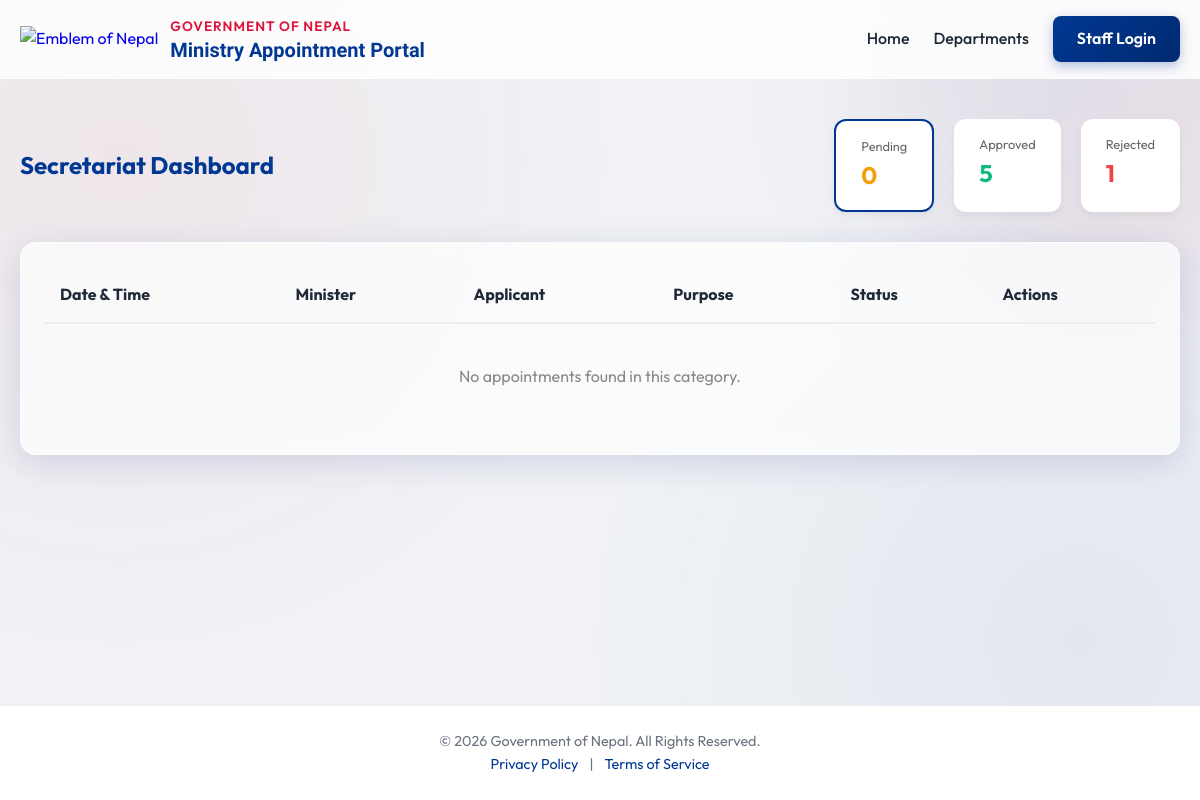
Page /dashboard/ on the earlier database version.
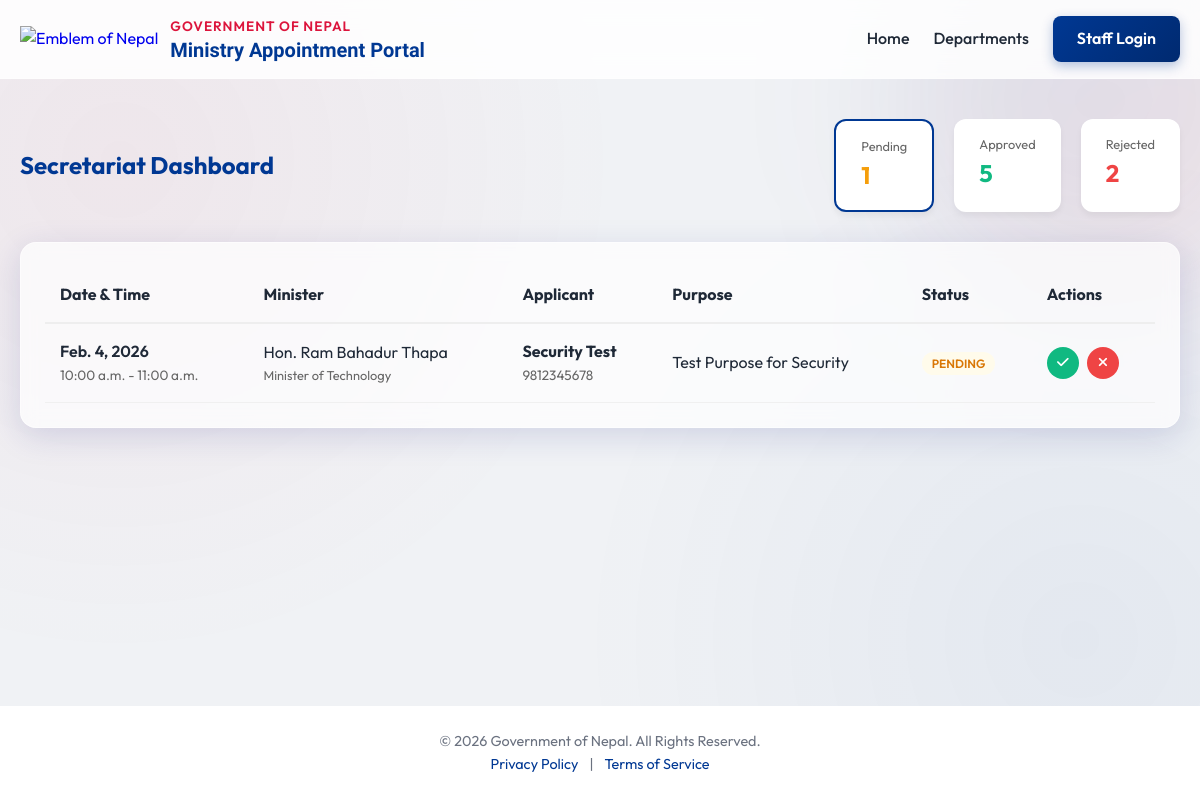
Same page on the later database version.
### appointments/models.py (models this page shows, shortened)
class Appointment(models.Model):
    STATUS_CHOICES = [
        ('PENDING', 'Pending Approval'),
        ('APPROVED', 'Approved'),
        ('REJECTED', 'Rejected'),
        ('COMPLETED', 'Completed'),
    ]
    slot = models.OneToOneField(TimeSlot, on_delete=models.CASCADE, related_name='appointment')
    full_name = models.CharField(max_length=255)
    email = models.EmailField()
    phone_number = models.CharField(max_length=20)
    address = models.CharField(max_length=255)
    purpose = models.TextField(help_text="Reason for appointment")
    status = models.CharField(max_length=20, choices=STATUS_CHOICES, default='PENDING')
    created_at = models.DateTimeField(auto_now_add=True)
    admin_notes = models.TextField(blank=True, help_text="Internal notes for approval/rejection")
    admin_message = models.TextField(blank=True, default='', help_text="Message to the applicant from the secretariat")

class TimeSlot(models.Model):
    minister = models.ForeignKey(Minister, on_delete=models.CASCADE, related_name='slots')
    date = models.DateField()
    start_time = models.TimeField()
    end_time = models.TimeField()
    is_booked = models.BooleanField(default=False)
    class Meta:
        unique_together = ('minister', 'date', 'start_time')
        ordering = ['date', 'start_time']

class Minister(models.Model):
    name = models.CharField(max_length=200)
    portfolio = models.CharField(max_length=200, help_text="e.g. Minister of Finance")
    ministry_name = models.CharField(max_length=200, default="Ministry of ...")
    photo = models.ImageField(upload_to='ministers/', blank=True, null=True)
    description = models.TextField(blank=True)
    is_active = models.BooleanField(default=True)

### dashboard/views.py (the view)
# urls.py: path('', views.dashboard_home, name='home'),
def dashboard_home(request):
    status_filter = request.GET.get('status', 'PENDING')
    appointments = Appointment.objects.filter(status=status_filter).order_by('slot__date', 'slot__start_time')
    counts = {
        'pending': Appointment.objects.filter(status='PENDING').count(),
        'approved': Appointment.objects.filter(status='APPROVED').count(),
        'rejected': Appointment.objects.filter(status='REJECTED').count(),
    }
    return render(request, 'dashboard/index.html', {
        'appointments': appointments,
        'counts': counts,
        'current_filter': status_filter
    })

### dashboard/templates/dashboard/index.html (shortened to what the changed rows need)
{% extends 'core/base.html' %}
{% block content %}
<div class="container" style="padding: 40px 20px;">
    <div class="dashboard-header"
        style="display: flex; justify-content: space-between; align-items: center; margin-bottom: 30px;">
        <h2 style="color: var(--primary-blue);">Secretariat Dashboard</h2>
        <div class="stats-cards" style="display: flex; gap: 20px;">
            <a href="?status=PENDING" class="stat-card {% if current_filter == 'PENDING' %}active{% endif %}"
                style="background: white; padding: 15px 25px; border-radius: 12px; box-shadow: 0 4px 6px rgba(0,0,0,0.05); text-decoration: none; color: inherit;">
                <span style="display: block; font-size: 0.8rem; color: #666;">Pending</span>
                <strong style="font-size: 1.5rem; color: #f59e0b;">{{ counts.pending }}</strong>
            </a>
            <a href="?status=REJECTED" class="stat-card {% if current_filter == 'REJECTED' %}active{% endif %}"
                style="background: white; padding: 15px 25px; border-radius: 12px; box-shadow: 0 4px 6px rgba(0,0,0,0.05); text-decoration: none; color: inherit;">
                <span style="display: block; font-size: 0.8rem; color: #666;">Rejected</span>
                <strong style="font-size: 1.5rem; color: #ef4444;">{{ counts.rejected }}</strong>
            </a>
        </div>
    </div>
    <div class="glass-card">
        <table style="width: 100%; border-collapse: collapse;">
            <thead>
                <tr style="border-bottom: 2px solid #eee; text-align: left;">
                    <th style="padding: 15px;">Date & Time</th>
                    <th style="padding: 15px;">Minister</th>
                    <th style="padding: 15px;">Applicant</th>
                    <th style="padding: 15px;">Purpose</th>
                    <th style="padding: 15px;">Status</th>
                    <th style="padding: 15px;">Actions</th>
                </tr>
            </thead>
            <tbody>
                {% for appointment in appointments %}
                <tr style="border-bottom: 1px solid #f0f0f0;">
                    <td style="padding: 15px;">
                        <div style="font-weight: 600;">{{ appointment.slot.date }}</div>
                        <div style="font-size: 0.85rem; color: #666;">
                            {{ appointment.slot.start_time|time:"g:i a" }} - {{ appointment.slot.end_time|time:"g:i a" }}
                        </div>
                    </td>
                    <td style="padding: 15px;">
                        {{ appointment.slot.minister.name }}
                        <div style="font-size: 0.8rem; color: #666;">{{ appointment.slot.minister.portfolio }}</div>
                    </td>
                    <td style="padding: 15px;">
                        <strong>{{ appointment.full_name }}</strong>
                        <div style="font-size: 0.85rem; color: #666;">{{ appointment.phone_number }}</div>
                    </td>
                    <td style="padding: 15px; max-width: 250px;">{{ appointment.purpose }}</td>
                    <td style="padding: 15px;">
                        <span class="badge badge-{{ appointment.status|lower }}">{{ appointment.status }}</span>
                    </td>
                    <td style="padding: 15px;">
                        {% if appointment.status == 'PENDING' %}
                        <div style="display: flex; gap: 8px;">
                            <button type="button" class="btn-sm btn-approve" title="Approve"
                                onclick="openActionModal('{{ appointment.id }}', 'approve', '{{ appointment.full_name }}')">
                                <i class="fas fa-check"></i>
                            </button>
                            <button type="button" class="btn-sm btn-reject" title="Reject"
                                onclick="openActionModal('{{ appointment.id }}', 'reject', '{{ appointment.full_name }}')">
                                <i class="fas fa-times"></i>
                            </button>
                        </div>
                        {% else %}
                        <span style="color: #ccc;">-</span>
                        {% endif %}
                    </td>
                </tr>
                {% empty %}
                <tr>
                    <td colspan="6" style="padding: 40px; text-align: center; color: #888;">No appointments found in
                        this category.</td>
                </tr>
                {% endfor %}
            </tbody>
        </table>
    </div>
</div>
{% endblock %}

Differences in the rows shown:
added Appointment: slot "Feb. 4, 2026", slot.start_time "10:00 a.m.", slot.end_time "11:00 a.m.", slot.minister.name "Hon. Ram Bahadur Thapa", slot.minister.portfolio "Minister of Technology", full_name "Security Test", phone_number "9812345678", purpose "Test Purpose for Security", status "PENDING"
Other differences:
{{ counts.pending }}: "0" → "1"
{{ counts.rejected }}: "1" → "2"
text no longer shown: "No appointments found in this category."
